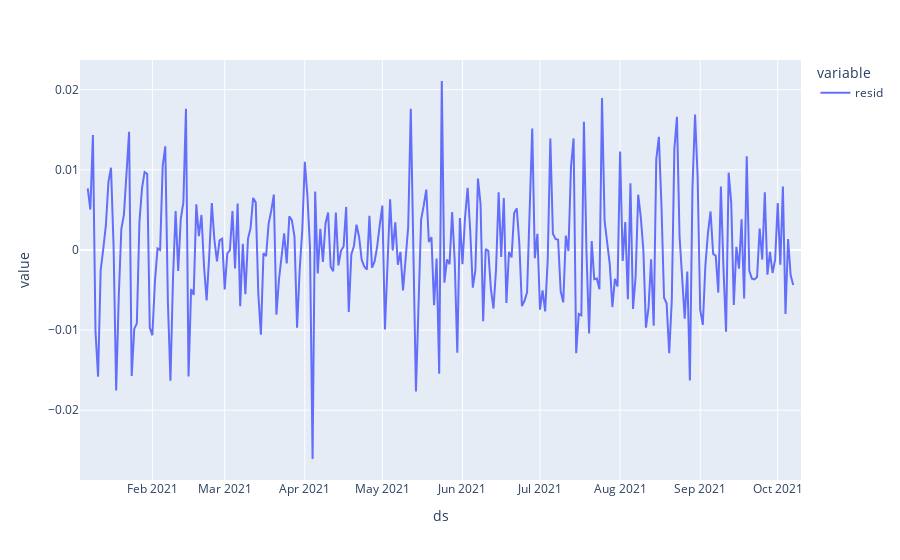

Notebook code for this chart:
### Code cell
decomp_boxcox = seasonal_decompose(ts.boxcox_n_orders, model='additive')
decomp_boxcox.resid.plot()

### Figure 1 — Plotly figure (JSON) as saved in the notebook; plotly's stock layout.template omitted (floating-point values rounded to 4 significant figures; data arrays with more than 128 entries replaced by an {"elided": "..."} marker saying what was removed)
{"data": [{"hovertemplate": "variable=resid<br>ds=%{x}<br>value=%{y}<extra></extra>", "legendgroup": "resid", "line": {"color": "#636efa", "dash": "solid"}, "mode": "lines", "name": "resid", "orientation": "v", "showlegend": true, "type": "scatter", "x": {"elided": "280 str values"}, "xaxis": "x", "y": {"elided": "280 float values"}, "yaxis": "y"}], "layout": {"legend": {"title": {"text": "variable"}, "tracegroupgap": 0}, "margin": {"t": 60}, "xaxis": {"anchor": "y", "domain": [0, 1], "title": {"text": "ds"}}, "yaxis": {"anchor": "x", "domain": [0, 1], "title": {"text": "value"}}}}
